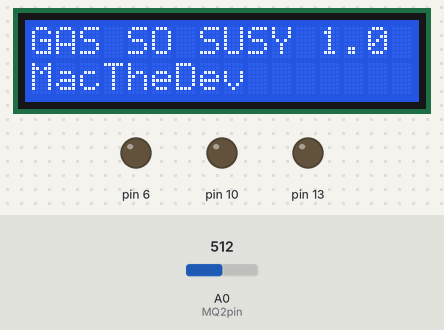
Recording of a sketch running on a simulated Arduino Uno, built with avr-gcc and run on an emulated ATmega328P. On the bench: 16×2 character LCD, output pins drawn as LEDs (lit = HIGH). Dashed ring = blinking. The test bench sets the inputs (shaded band); at power-on: A0 (MQ2pin) = 512.

Above: at 0.2 s.
3.9 s: A0 (MQ2pin) set to 483
At 6.0 s:
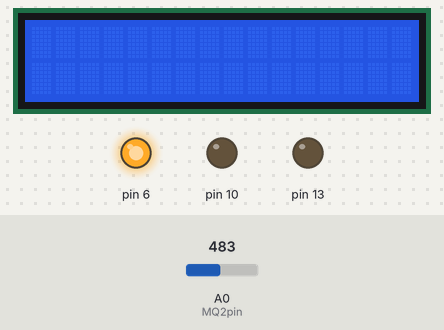
16.5 s: A0 (MQ2pin) set to 407
At 18.8 s:
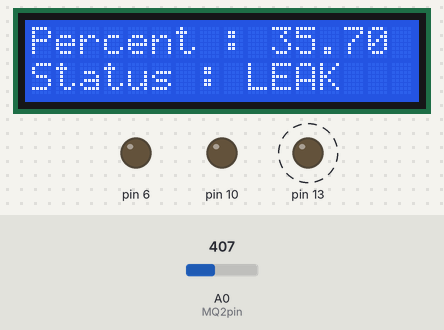
24.0 s: A0 (MQ2pin) set to 383
At 25.1 s:
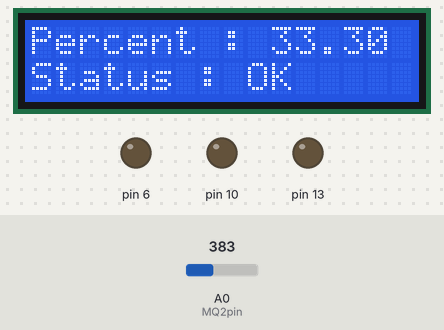
Timing chart, 0 to 27.0 s (numbered marks = the images above; inputs shaded):
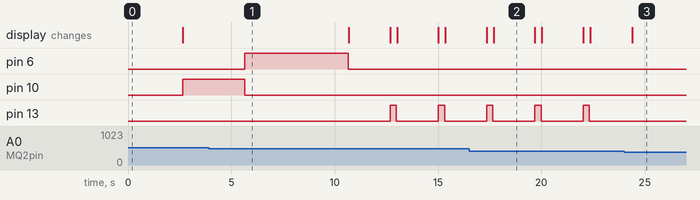

The sketch:

project3.ino
```cpp
#include <Wire.h>
#include <MQ2.h>
#include <LiquidCrystal_I2C.h>
#define MQ2pin (0)
float values;
LiquidCrystal_I2C output(0x27, 16 , 2);
char* gas_status = "OK";
void setup()
{
  Serial.begin(9600);
  output.begin(16, 2);
  output.init();
  output.backlight();
  output.setCursor(0, 0);
  output.print("GAS SO SUSY 1.0");
  output.setCursor(0, 1);
  output.print("MacTheDev");
  pinMode(6, OUTPUT);
  pinMode(13, OUTPUT);
  pinMode(10, OUTPUT);
  delay(2500);
}
void volume(){
    digitalWrite(10, HIGH);
  delay(3000);
  digitalWrite(10, LOW);
  digitalWrite(6, HIGH);
  delay(5000);
  digitalWrite(6, LOW);
}
void light(){
  digitalWrite(13, HIGH);
  delay(300);
  digitalWrite(13, LOW);
}
void loop()
{
  output.clear();
  values = analogRead(MQ2pin);
  double  percent = (values-50)/10;
  if (percent >= 35.00 && percent <= 45.00){
          gas_status = "LEAK";
           light();
  }
  if (percent < 35.00){
          gas_status = "OK";
  }
  if (percent > 45.00){
          gas_status = "DANGER";
          volume();
  }
  output.clear();
  output.setCursor(0, 0);
  output.print("Percent : ");
  output.print(percent);
  output.setCursor(0, 1);
  output.print("Status : ");
  output.print(gas_status);
  delay(2000);
}
```

Measured:
- the behaviour switches between 501 and 500 on A0 (MQ2pin) (found by bisection; images 0 and 1)
- the behaviour switches between 400 and 399 on A0 (MQ2pin) (found by bisection; images 2 and 3)
- after the input at 3.9 s, pin 6: goes on until 10.7 s, then stays LOW; pin 10: goes on until 5.7 s, then stays LOW; pin 13: alternates HIGH for 0.30 s and LOW for 2.0 s, starting after 8.8 s
- after the input at 16.5 s, the display: first differs from a run without the input after 1.2 s (image 2)
- after the input at 24.0 s, pin 13: stops changing and stays LOW; the display: changes after 0.39 s (image 3)
- what the display in image 2 shows lasts 2.0 s, from 17.7 s to 19.7 s
